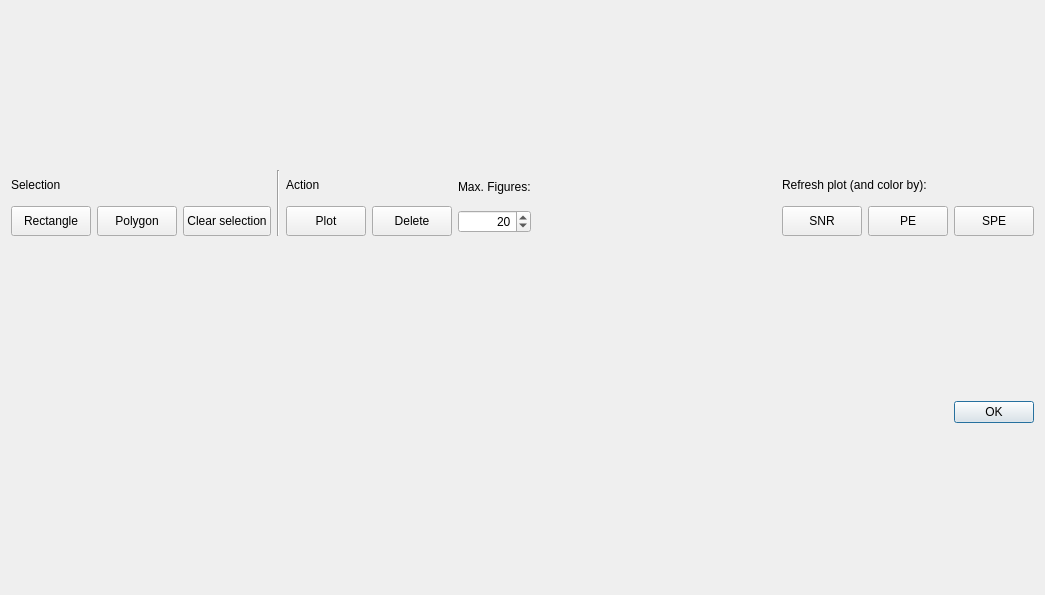
<?xml version="1.0" encoding="UTF-8"?>
<ui version="4.0">
 <class>postprocessing</class>
 <widget class="QWidget" name="postprocessing">
  <property name="windowModality">
   <enum>Qt::NonModal</enum>
  </property>
  <property name="geometry">
   <rect>
    <x>0</x>
    <y>0</y>
    <width>1045</width>
    <height>595</height>
   </rect>
  </property>
  <property name="windowTitle">
   <string>Plot of all picks</string>
  </property>
  <layout class="QVBoxLayout" name="verticalLayout_3">
   <item>
    <layout class="QHBoxLayout" name="horizontalLayout">
     <item>
      <layout class="QVBoxLayout" name="verticalLayout_5">
       <item>
        <widget class="QLabel" name="label_4">
         <property name="sizePolicy">
          <sizepolicy hsizetype="Preferred" vsizetype="Minimum">
           <horstretch>0</horstretch>
           <verstretch>0</verstretch>
          </sizepolicy>
         </property>
         <property name="minimumSize">
          <size>
           <width>0</width>
           <height>20</height>
          </size>
         </property>
         <property name="maximumSize">
          <size>
           <width>16777215</width>
           <height>30</height>
          </size>
         </property>
         <property name="text">
          <string>Selection</string>
         </property>
        </widget>
       </item>
       <item>
        <layout class="QHBoxLayout" name="horizontalLayout_7">
         <item>
          <widget class="QPushButton" name="pushButton_rect">
           <property name="sizePolicy">
            <sizepolicy hsizetype="Minimum" vsizetype="Fixed">
             <horstretch>0</horstretch>
             <verstretch>0</verstretch>
            </sizepolicy>
           </property>
           <property name="maximumSize">
            <size>
             <width>16777215</width>
             <height>30</height>
            </size>
           </property>
           <property name="text">
            <string>Rectangle</string>
           </property>
           <property name="checkable">
            <bool>true</bool>
           </property>
          </widget>
         </item>
         <item>
          <widget class="QPushButton" name="pushButton_poly">
           <property name="sizePolicy">
            <sizepolicy hsizetype="Minimum" vsizetype="Fixed">
             <horstretch>0</horstretch>
             <verstretch>0</verstretch>
            </sizepolicy>
           </property>
           <property name="maximumSize">
            <size>
             <width>16777215</width>
             <height>30</height>
            </size>
           </property>
           <property name="text">
            <string>Polygon</string>
           </property>
           <property name="checkable">
            <bool>false</bool>
           </property>
          </widget>
         </item>
         <item>
          <widget class="QPushButton" name="pushButton_undo">
           <property name="sizePolicy">
            <sizepolicy hsizetype="Minimum" vsizetype="Fixed">
             <horstretch>0</horstretch>
             <verstretch>0</verstretch>
            </sizepolicy>
           </property>
           <property name="maximumSize">
            <size>
             <width>16777215</width>
             <height>30</height>
            </size>
           </property>
           <property name="text">
            <string>Clear selection</string>
           </property>
           <property name="checkable">
            <bool>false</bool>
           </property>
          </widget>
         </item>
        </layout>
       </item>
      </layout>
     </item>
     <item>
      <widget class="Line" name="line">
       <property name="orientation">
        <enum>Qt::Vertical</enum>
       </property>
      </widget>
     </item>
     <item>
      <layout class="QVBoxLayout" name="verticalLayout_4">
       <item>
        <widget class="QLabel" name="label_3">
         <property name="sizePolicy">
          <sizepolicy hsizetype="Preferred" vsizetype="Minimum">
           <horstretch>0</horstretch>
           <verstretch>0</verstretch>
          </sizepolicy>
         </property>
         <property name="minimumSize">
          <size>
           <width>0</width>
           <height>20</height>
          </size>
         </property>
         <property name="maximumSize">
          <size>
           <width>16777215</width>
           <height>30</height>
          </size>
         </property>
         <property name="text">
          <string>Action</string>
         </property>
        </widget>
       </item>
       <item>
        <layout class="QHBoxLayout" name="horizontalLayout_6">
         <item>
          <widget class="QPushButton" name="pushButton_plot">
           <property name="sizePolicy">
            <sizepolicy hsizetype="Minimum" vsizetype="Fixed">
             <horstretch>0</horstretch>
             <verstretch>0</verstretch>
            </sizepolicy>
           </property>
           <property name="maximumSize">
            <size>
             <width>16777215</width>
             <height>30</height>
            </size>
           </property>
           <property name="text">
            <string>Plot</string>
           </property>
           <property name="checkable">
            <bool>false</bool>
           </property>
           <property name="default">
            <bool>false</bool>
           </property>
           <property name="flat">
            <bool>false</bool>
           </property>
          </widget>
         </item>
         <item>
          <widget class="QPushButton" name="pushButton_delete">
           <property name="sizePolicy">
            <sizepolicy hsizetype="Minimum" vsizetype="Fixed">
             <horstretch>0</horstretch>
             <verstretch>0</verstretch>
            </sizepolicy>
           </property>
           <property name="maximumSize">
            <size>
             <width>16777215</width>
             <height>30</height>
            </size>
           </property>
           <property name="text">
            <string>Delete</string>
           </property>
          </widget>
         </item>
        </layout>
       </item>
      </layout>
     </item>
     <item>
      <layout class="QVBoxLayout" name="verticalLayout">
       <item>
        <widget class="QLabel" name="label_5">
         <property name="sizePolicy">
          <sizepolicy hsizetype="Preferred" vsizetype="Minimum">
           <horstretch>0</horstretch>
           <verstretch>0</verstretch>
          </sizepolicy>
         </property>
         <property name="minimumSize">
          <size>
           <width>0</width>
           <height>20</height>
          </size>
         </property>
         <property name="maximumSize">
          <size>
           <width>16777215</width>
           <height>30</height>
          </size>
         </property>
         <property name="text">
          <string>Max. Figures:</string>
         </property>
        </widget>
       </item>
       <item>
        <widget class="QSpinBox" name="max_figures">
         <property name="alignment">
          <set>Qt::AlignRight|Qt::AlignTrailing|Qt::AlignVCenter</set>
         </property>
         <property name="minimum">
          <number>2</number>
         </property>
         <property name="maximum">
          <number>100</number>
         </property>
         <property name="value">
          <number>20</number>
         </property>
        </widget>
       </item>
      </layout>
     </item>
     <item>
      <spacer name="horizontalSpacer">
       <property name="orientation">
        <enum>Qt::Horizontal</enum>
       </property>
       <property name="sizeHint" stdset="0">
        <size>
         <width>40</width>
         <height>20</height>
        </size>
       </property>
      </spacer>
     </item>
     <item>
      <layout class="QVBoxLayout" name="verticalLayout_2">
       <item>
        <widget class="QLabel" name="label_2">
         <property name="sizePolicy">
          <sizepolicy hsizetype="Preferred" vsizetype="Minimum">
           <horstretch>0</horstretch>
           <verstretch>0</verstretch>
          </sizepolicy>
         </property>
         <property name="minimumSize">
          <size>
           <width>0</width>
           <height>20</height>
          </size>
         </property>
         <property name="maximumSize">
          <size>
           <width>16777215</width>
           <height>30</height>
          </size>
         </property>
         <property name="text">
          <string>Refresh plot (and color by):</string>
         </property>
        </widget>
       </item>
       <item>
        <layout class="QHBoxLayout" name="horizontalLayout_5">
         <item>
          <widget class="QPushButton" name="pushButton_snr">
           <property name="sizePolicy">
            <sizepolicy hsizetype="Minimum" vsizetype="Fixed">
             <horstretch>0</horstretch>
             <verstretch>0</verstretch>
            </sizepolicy>
           </property>
           <property name="maximumSize">
            <size>
             <width>16777215</width>
             <height>30</height>
            </size>
           </property>
           <property name="text">
            <string>SNR</string>
           </property>
          </widget>
         </item>
         <item>
          <widget class="QPushButton" name="pushButton_pe">
           <property name="sizePolicy">
            <sizepolicy hsizetype="Minimum" vsizetype="Fixed">
             <horstretch>0</horstretch>
             <verstretch>0</verstretch>
            </sizepolicy>
           </property>
           <property name="maximumSize">
            <size>
             <width>16777215</width>
             <height>30</height>
            </size>
           </property>
           <property name="text">
            <string>PE</string>
           </property>
          </widget>
         </item>
         <item>
          <widget class="QPushButton" name="pushButton_spe">
           <property name="sizePolicy">
            <sizepolicy hsizetype="Minimum" vsizetype="Fixed">
             <horstretch>0</horstretch>
             <verstretch>0</verstretch>
            </sizepolicy>
           </property>
           <property name="maximumSize">
            <size>
             <width>16777215</width>
             <height>30</height>
            </size>
           </property>
           <property name="text">
            <string>SPE</string>
           </property>
          </widget>
         </item>
        </layout>
       </item>
      </layout>
     </item>
    </layout>
   </item>
   <item>
    <layout class="QVBoxLayout" name="verticalLayout_plot"/>
   </item>
   <item>
    <widget class="QDialogButtonBox" name="buttonBox">
     <property name="standardButtons">
      <set>QDialogButtonBox::Ok</set>
     </property>
    </widget>
   </item>
  </layout>
 </widget>
 <resources/>
 <connections>
  <connection>
   <sender>buttonBox</sender>
   <signal>accepted()</signal>
   <receiver>postprocessing</receiver>
   <slot>close()</slot>
   <hints>
    <hint type="sourcelabel">
     <x>393</x>
     <y>458</y>
    </hint>
    <hint type="destinationlabel">
     <x>393</x>
     <y>239</y>
    </hint>
   </hints>
  </connection>
 </connections>
</ui>
